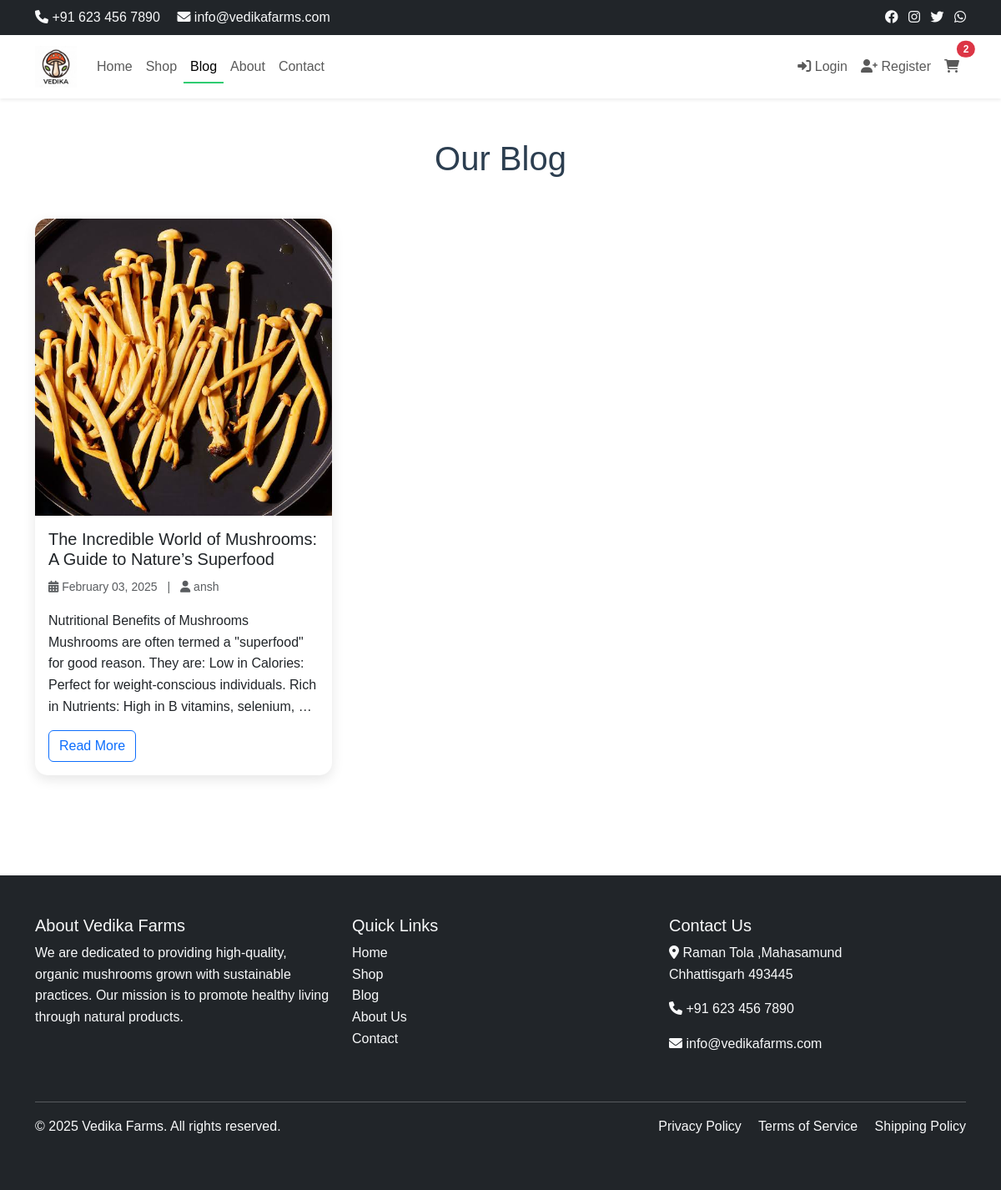
Screenshot of /blog/ with the database file from the repository.
### shop/models.py (models this page shows, shortened)
class Blog(models.Model):
    title = models.CharField(max_length=200)
    content = models.TextField()
    author = models.ForeignKey(User, on_delete=models.CASCADE)
    image = models.ImageField(upload_to='blog/', null=True, blank=True)
    created_at = models.DateTimeField(auto_now_add=True)
    updated_at = models.DateTimeField(auto_now=True)

### shop/views.py (the view)
# urls.py: path('blog/', views.blog_list, name='blog_list'),
def blog_list(request):
    blogs = Blog.objects.all().order_by('-created_at')
    return render(request, 'shop/blog_list.html', {'blogs': blogs})

### shop/templates/shop/blog_list.html (shortened to what this page needs)
{% extends 'shop/base.html' %}
{% block content %}
<div class="container py-5">
    <h1 class="text-center mb-5">Our Blog</h1>
    <div class="row">
        {% for blog in blogs %}
        <div class="col-md-4 mb-4">
            <div class="card h-100 blog-card">
                {% if blog.image %}
                <img src="{{ blog.image.url }}" class="card-img-top" alt="{{ blog.title }}">
                {% endif %}
                <div class="card-body">
                    <h5 class="card-title">{{ blog.title }}</h5>
                    <p class="card-text text-muted">
                        <small>
                            <i class="fas fa-calendar-alt"></i> {{ blog.created_at|date:"F d, Y" }}
                            <span class="mx-2">|</span>
                            <i class="fas fa-user"></i> {{ blog.author }}
                        </small>
                    </p>
                    <p class="card-text">{{ blog.content|truncatewords:30 }}</p>
                    <a href="{% url 'blog_detail' blog.pk %}" class="btn btn-outline-primary">Read More</a>
                </div>
            </div>
        </div>
        {% empty %}
        <div class="col-12 text-center">
            <p>No blog posts available yet.</p>
        </div>
        {% endfor %}
    </div>
</div>
{% endblock %}

### shop/static/css/style.css (style rules this page uses)
:root { --primary-color: #2ecc71; --secondary-color: #27ae60; --accent-color: #e74c3c; --text-color: #2c3e50; --light-gray: #f5f6fa; --dark-gray: #2d3436; }
body { font-family: 'Poppins', sans-serif; color: var(--text-color); line-height: 1.6; }
.blog-card { border: none; border-radius: 15px; overflow: hidden; transition: transform 0.3s ease; box-shadow: 0 5px 15px rgba(0, 0, 0, 0.1); }

### rows the page displays
Blog: image (picture), title "The Incredible World of Mushrooms: A Guide to Nature’s Superfood", created_at "February 03, 2025", author "ansh", content "Nutritional Benefits of Mushrooms Mushrooms are often termed a \"superfood\" for good reason. They are: Low in Calories: Perfect for weight-conscious individuals. Rich in Nutrients: High in B vitamins, selenium, …"

### other values shown
{{ cart|length }} "2"
